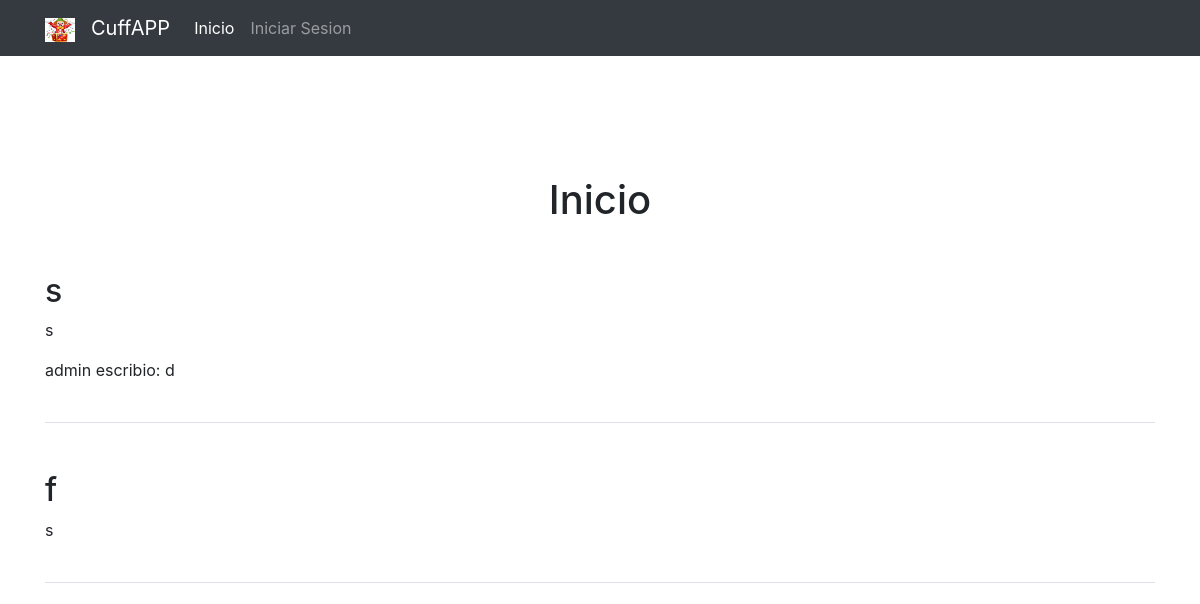
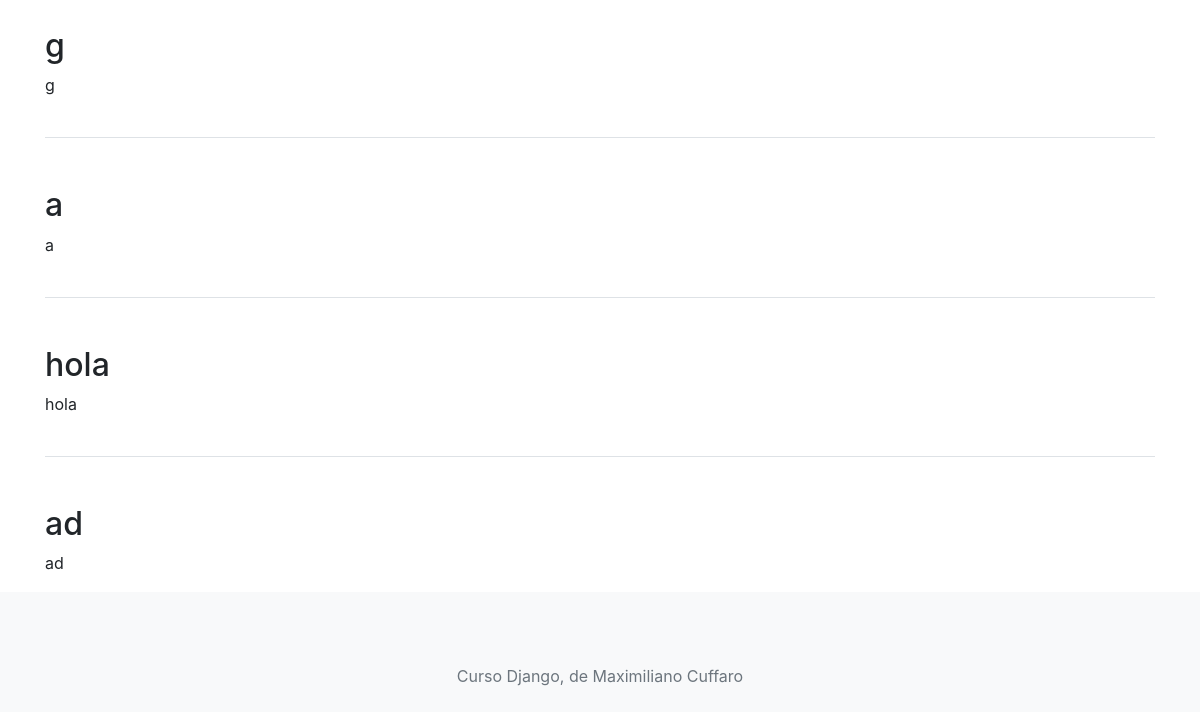
Before: / with the older database file (2 pictures, top to bottom).
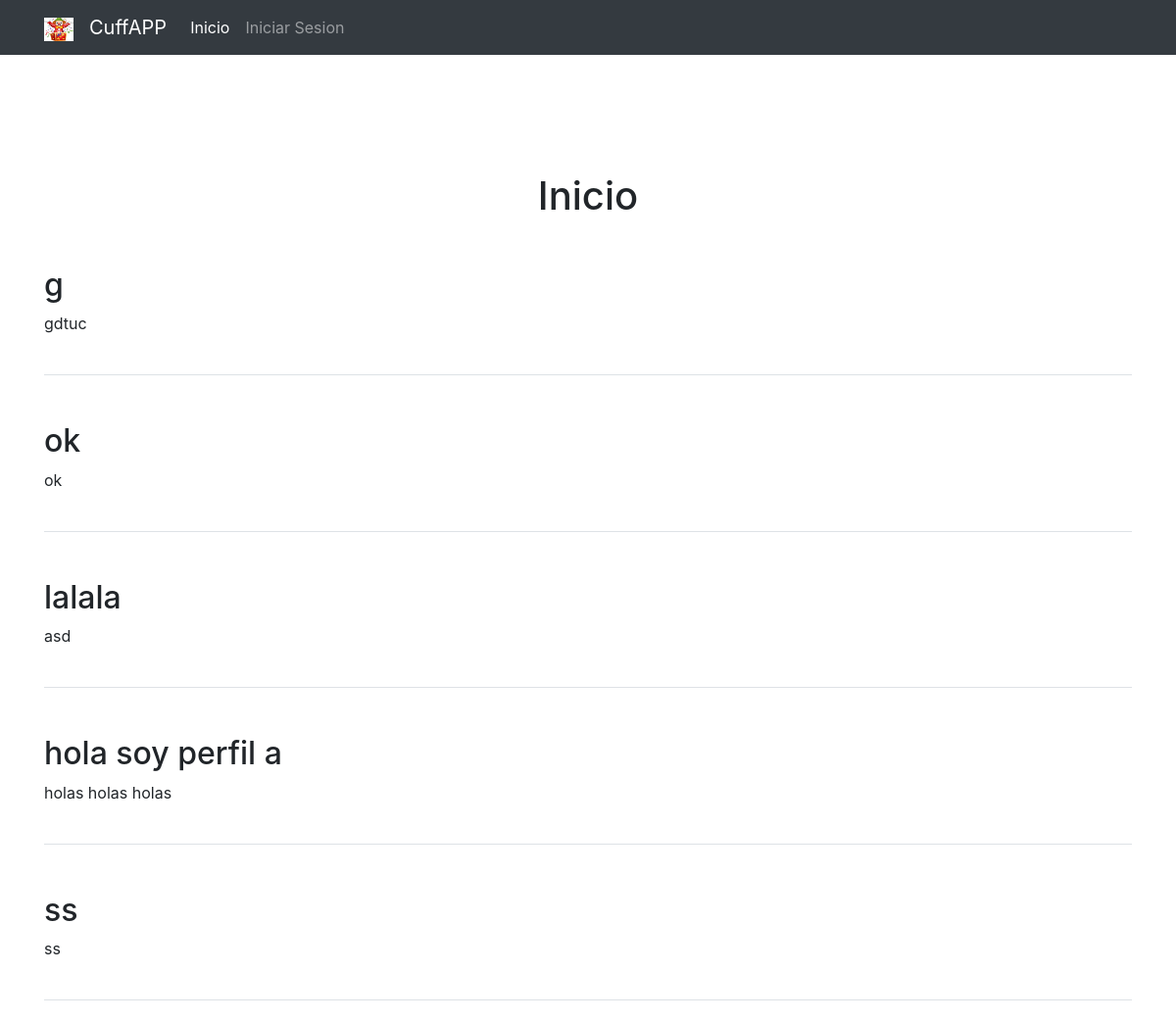
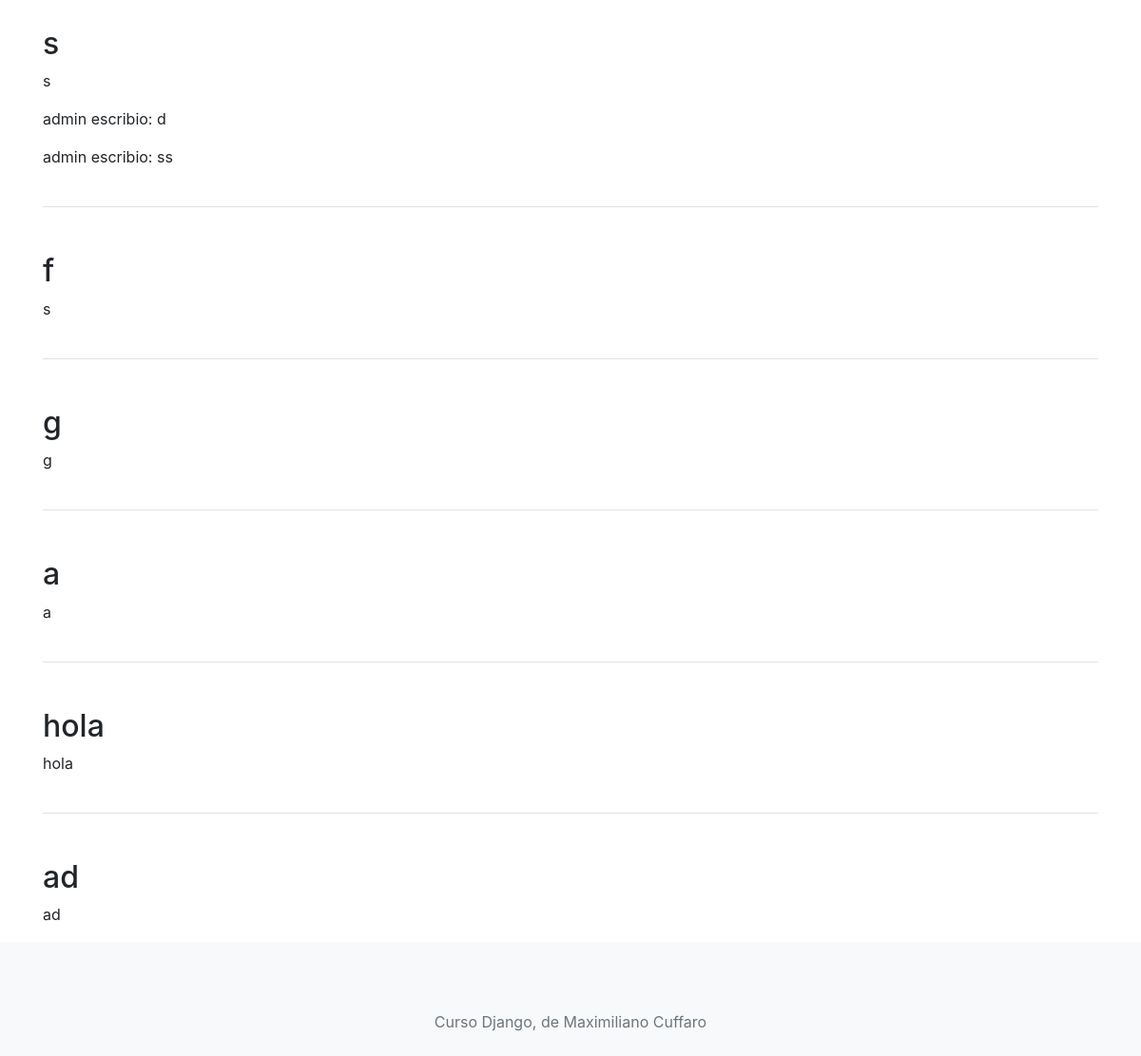
After: the same page with the newer database file (2 pictures, top to bottom).
### base/models.py (models this page shows, shortened)
class Post(models.Model):
    title = models.CharField (max_length=199)
    text = models.TextField()
    timestamp = models.DateTimeField(default=timezone.now)
    created = models.DateTimeField(auto_now_add = True)
    updated = models.DateTimeField(auto_now = True)
    user = models.ForeignKey(User, on_delete=models.CASCADE, related_name='posts')

class Comment(models.Model):
    text = models.TextField()
    user = models.ForeignKey(User, null=True, on_delete=models.SET_NULL)
    post = models.ForeignKey(Post, on_delete=models.CASCADE)
    created = models.DateTimeField(auto_now_add = True)
    updated = models.DateTimeField(auto_now = True)

### base/views.py (the view)
# urls.py: path('', views.home),
def home(request):
   posts = Post.objects.order_by('-created')
   return render (request, 'home.html', { 'posts' : posts })

### templates/home.html (shortened to what this page needs)
{% extends "layouts/main.html" %}
{% block content %}
<div class="container; text-center pt-5">
    <h1> Inicio </h1>
</div>
    {% for p in posts %}
    <div class="my-4 py-4 border-bottom">
     <h2> {{p.title}} </h2>
        <p> {{p.text}} </p>
        {% for c in p.comment_set.all %}
          <p> {{c.user.username}}  escribio: {{c.text}} </p>
        {% endfor %}
    </div>
    {% endfor %}
{% endblock %}

### templates/layouts/main.html (shortened to what this page needs)
{% load static %}
<!DOCTYPE html>
<html lang="en">
<head>
  <link rel="stylesheet" href="https://cdn.jsdelivr.net/npm/bootstrap@4.4.1/dist/css/bootstrap.min.css">
  <link rel="stylesheet" href="{% static 'styles/bootstrap.css' %}">
</head>
<body>
  <header>
    <nav class="navbar bg-body-tertiary navbar-expand-lg navbar-dark bg-dark">
      <div class="container">
        <a class="navbar-brand" href="#">
          <img src="../../static/images/payaso.jpg" alt="payaso" width="30" height="24">
        </a>
      <div class="collapse navbar-collapse" id="navbarTogglerDemo01">
        <a class="navbar-brand" href="#">CuffAPP</a>
        <ul class="navbar-nav mr-auto mt-2 mt-lg-0">
          <li class="nav-item active">
            <a class="nav-link" href="/">Inicio <span class="sr-only">(current)</span></a>
          </li>
              {% if request.user.is_authenticated %}
              <li class="nav-item">
                <a class="nav-link" href="/logout"> Cerrar Sesion</a>
              </li>
              {% else %}
              <li class="nav-item">
                <a class="nav-link" href="/login"> Iniciar Sesion </a>
              </li>
              {% endif %}
        </ul>
      </div>
    </nav>
  </header>
<main role="main" class="container my-5">
    <div class="py-4">
        {% block content%}
        {% endblock %}
    </div>
</main>
  <footer class="footer bg-light p-4 fixed-bottom">
    <div class="container; text-center pt-5">
      <span class="text-muted"> Curso Django, de Maximiliano Cuffaro</span>
    </div>
  </footer>
</body>
</html>

Changed rows visible on the page:
added Post: title "g", text "gdtuc"
added Post: title "ok", text "ok"
added Post: title "lalala", text "asd"
added Post: title "hola soy perfil a", text "holas holas holas"
added Post: title "ss", text "ss"
added Comment: user.username "admin", text "ss", shown under Post (number 6 of 11 on the later page)
